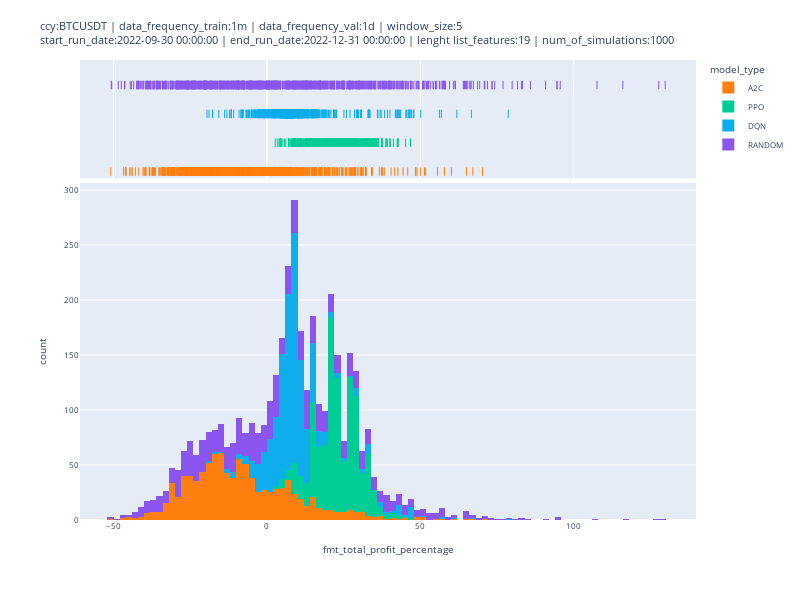

Notebook source saved alongside this figure:
### Code cell
fig = px.histogram(df_sim_results, x="fmt_total_profit_percentage", color="model_type", color_discrete_sequence=[ "#FF7F0E", "#00CC96", "#10aded", "#8A56EF"],  width=800, height=600, marginal="rug", # can be `box`, `violin`
                         hover_data=['total_reward_cash','fmt_total_profit_percentage', 'num_of_trades', 'sim_id'])
fig.update_layout(title=str_title, font={'size': 8})
fig.write_html(os.path.join('../results', 'plots', 'total_profit_percentage', 'hist_plot_' + file_export_plot_sim_results + '.html'))
fig.show()

### Figure 1 — Plotly figure (JSON) as saved in the notebook; plotly's stock layout.template omitted (floating-point values rounded to 4 significant figures; data arrays with more than 128 entries replaced by an {"elided": "..."} marker saying what was removed)
{"data": [{"alignmentgroup": "True", "bingroup": "x", "hovertemplate": "model_type=A2C<br>fmt_total_profit_percentage=%{x}<br>count=%{y}<extra></extra>", "legendgroup": "A2C", "marker": {"color": "#FF7F0E", "pattern": {"shape": ""}}, "name": "A2C", "offsetgroup": "A2C", "orientation": "v", "showlegend": true, "type": "histogram", "x": {"elided": "1000 float values"}, "xaxis": "x", "yaxis": "y"}, {"alignmentgroup": "True", "boxpoints": "all", "customdata": {"elided": "1000x3 float values"}, "fillcolor": "rgba(255,255,255,0)", "hoveron": "points", "hovertemplate": "model_type=A2C<br>fmt_total_profit_percentage=%{x}<br>total_reward_cash=%{customdata[0]}<br>num_of_trades=%{customdata[1]}<br>sim_id=%{customdata[2]}<extra></extra>", "jitter": 0, "legendgroup": "A2C", "line": {"color": "rgba(255,255,255,0)"}, "marker": {"color": "#FF7F0E", "symbol": "line-ns-open"}, "name": "A2C", "offsetgroup": "A2C", "showlegend": false, "type": "box", "x": {"elided": "1000 float values"}, "xaxis": "x2", "yaxis": "y2"}, {"alignmentgroup": "True", "bingroup": "x", "hovertemplate": "model_type=PPO<br>fmt_total_profit_percentage=%{x}<br>count=%{y}<extra></extra>", "legendgroup": "PPO", "marker": {"color": "#00CC96", "pattern": {"shape": ""}}, "name": "PPO", "offsetgroup": "PPO", "orientation": "v", "showlegend": true, "type": "histogram", "x": {"elided": "1000 float values"}, "xaxis": "x", "yaxis": "y"}, {"alignmentgroup": "True", "boxpoints": "all", "customdata": {"elided": "1000x3 float values"}, "fillcolor": "rgba(255,255,255,0)", "hoveron": "points", "hovertemplate": "model_type=PPO<br>fmt_total_profit_percentage=%{x}<br>total_reward_cash=%{customdata[0]}<br>num_of_trades=%{customdata[1]}<br>sim_id=%{customdata[2]}<extra></extra>", "jitter": 0, "legendgroup": "PPO", "line": {"color": "rgba(255,255,255,0)"}, "marker": {"color": "#00CC96", "symbol": "line-ns-open"}, "name": "PPO", "offsetgroup": "PPO", "showlegend": false, "type": "box", "x": {"elided": "1000 float values"}, "xaxis": "x2", "yaxis": "y2"}, {"alignmentgroup": "True", "bingroup": "x", "hovertemplate": "model_type=DQN<br>fmt_total_profit_percentage=%{x}<br>count=%{y}<extra></extra>", "legendgroup": "DQN", "marker": {"color": "#10aded", "pattern": {"shape": ""}}, "name": "DQN", "offsetgroup": "DQN", "orientation": "v", "showlegend": true, "type": "histogram", "x": {"elided": "1000 float values"}, "xaxis": "x", "yaxis": "y"}, {"alignmentgroup": "True", "boxpoints": "all", "customdata": {"elided": "1000x3 float values"}, "fillcolor": "rgba(255,255,255,0)", "hoveron": "points", "hovertemplate": "model_type=DQN<br>fmt_total_profit_percentage=%{x}<br>total_reward_cash=%{customdata[0]}<br>num_of_trades=%{customdata[1]}<br>sim_id=%{customdata[2]}<extra></extra>", "jitter": 0, "legendgroup": "DQN", "line": {"color": "rgba(255,255,255,0)"}, "marker": {"color": "#10aded", "symbol": "line-ns-open"}, "name": "DQN", "offsetgroup": "DQN", "showlegend": false, "type": "box", "x": {"elided": "1000 float values"}, "xaxis": "x2", "yaxis": "y2"}, {"alignmentgroup": "True", "bingroup": "x", "hovertemplate": "model_type=RANDOM<br>fmt_total_profit_percentage=%{x}<br>count=%{y}<extra></extra>", "legendgroup": "RANDOM", "marker": {"color": "#8A56EF", "pattern": {"shape": ""}}, "name": "RANDOM", "offsetgroup": "RANDOM", "orientation": "v", "showlegend": true, "type": "histogram", "x": {"elided": "1000 float values"}, "xaxis": "x", "yaxis": "y"}, {"alignmentgroup": "True", "boxpoints": "all", "customdata": {"elided": "1000x3 float values"}, "fillcolor": "rgba(255,255,255,0)", "hoveron": "points", "hovertemplate": "model_type=RANDOM<br>fmt_total_profit_percentage=%{x}<br>total_reward_cash=%{customdata[0]}<br>num_of_trades=%{customdata[1]}<br>sim_id=%{customdata[2]}<extra></extra>", "jitter": 0, "legendgroup": "RANDOM", "line": {"color": "rgba(255,255,255,0)"}, "marker": {"color": "#8A56EF", "symbol": "line-ns-open"}, "name": "RANDOM", "offsetgroup": "RANDOM", "showlegend": false, "type": "box", "x": {"elided": "1000 float values"}, "xaxis": "x2", "yaxis": "y2"}], "layout": {"barmode": "relative", "font": {"size": 8}, "height": 600, "legend": {"title": {"text": "model_type"}, "tracegroupgap": 0}, "margin": {"t": 60}, "title": {"text": "ccy:BTCUSDT | data_frequency_train:1m | data_frequency_val:1d | window_size:5<br>start_run_date:2022-09-30 00:00:00 | end_run_date:2022-12-31 00:00:00 | lenght list_features:19 | num_of_simulations:1000"}, "width": 800, "xaxis": {"anchor": "y", "domain": [0, 1], "title": {"text": "fmt_total_profit_percentage"}}, "xaxis2": {"anchor": "y2", "domain": [0, 1], "matches": "x", "showgrid": true, "showticklabels": false}, "yaxis": {"anchor": "x", "domain": [0, 0.7326], "title": {"text": "count"}}, "yaxis2": {"anchor": "x2", "domain": [0.7426, 1], "matches": "y2", "showgrid": false, "showline": false, "showticklabels": false, "ticks": ""}}}
